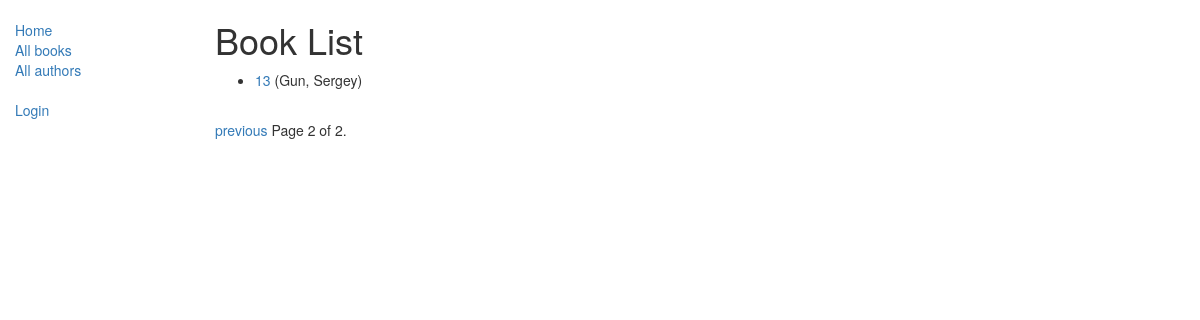
The page /catalog/books/?page=2 on the database as committed earlier.
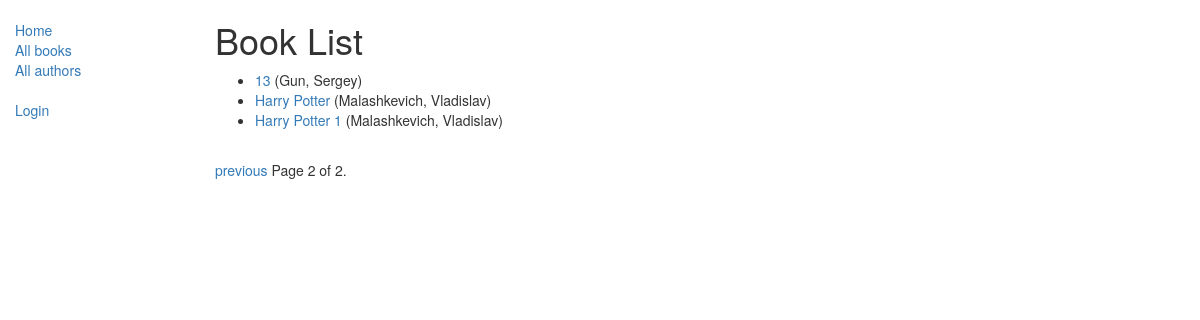
The same page on the database as committed later.
### catalog/models.py (models this page shows, shortened)
class Book(models.Model):
    title = models.CharField(max_length=200)
    author = models.ForeignKey('Author', on_delete=models.SET_NULL, null=True)
    summary = models.TextField(max_length=1000, help_text="Enter a brief description of the book")
    isbn = models.CharField('ISBN', max_length=13,
                            help_text='13 Character <a href="https://www.isbn-international.org/content/what-isbn">ISBN number</a>')
    genre = models.ManyToManyField('Genre', help_text="Select a genre for this book")
    def get_absolute_url(self):
        return reverse('book_detail', args=[str(self.id)])
    def display_genre(self):
        """
            Creates a string for the Genre. This is required to display genre in Admin.
            """
        return ', '.join([genre.name for genre in self.genre.all()[:3]])
    display_genre.short_description = 'Genre'

class Author(models.Model):
    first_name = models.CharField(max_length=100)
    last_name = models.CharField(max_length=100)
    date_of_birth = models.DateField(null=True, blank=True)
    date_of_death = models.DateField('Died', null=True, blank=True)
    class Meta:
        ordering = ['last_name', 'first_name']
    def __str__(self):
        return '{0}, {1}'.format(self.last_name, self.first_name)

### catalog/views.py (the view)
class BookListView(generic.ListView):
    model = Book
    paginate_by = 10

### catalog/templates/catalog/book_list.html
{% extends "base_generic.html" %}
{% block content %}
    <h1>Book List</h1>
    {% if book_list %}
    <ul>
      {% for book in book_list %}
      <li>
        <a href="{{ book.get_absolute_url }}">{{ book.title }}</a> ({{book.author}})
      </li>
      {% endfor %}
    </ul>
    {% else %}
      <p>There are no books in the library.</p>
    {% endif %}
{% endblock %}

Rows that differ between the two databases and show on the page:
added Book: title "Harry Potter", author "Malashkevich, Vladislav"
added Book: title "Harry Potter 1", author "Malashkevich, Vladislav"
